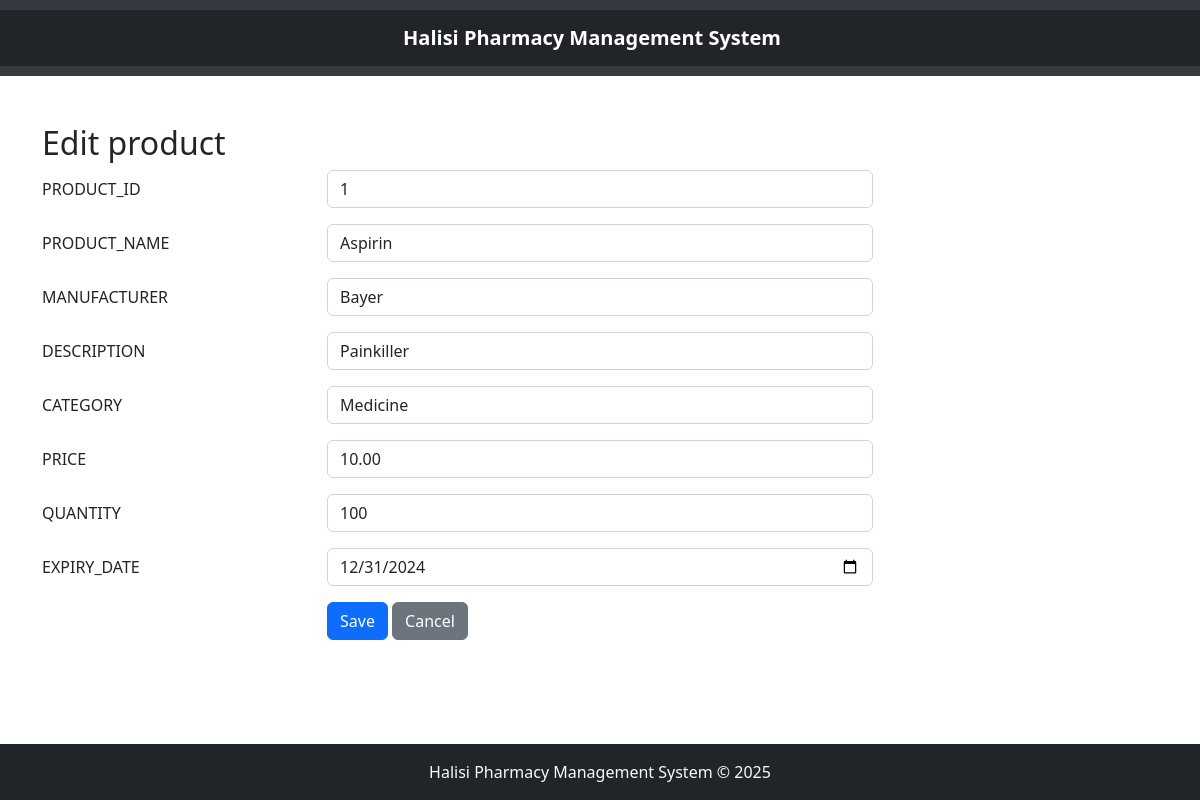
Screenshot of /inventory_management/edit.php?product_id=1 with the database file from the repository.
### tables this page shows
CREATE TABLE `inventory` (
  `product_id` int(11) NOT NULL,
  `product_name` varchar(100) NOT NULL,
  `manufacturer` varchar(100) DEFAULT NULL,
  `description` text DEFAULT NULL,
  `category` varchar(50) NOT NULL,
  `price` decimal(10,2) NOT NULL,
  `quantity` int(11) NOT NULL,
  `expiry_date` date DEFAULT NULL
);

### inventory_management/edit.php (the view, shortened to what this page needs)
<?php
   $servername = "localhost";
   $username = "root";
   $password = "";
   $dbname = "HALISI_PHARMACY_MGT_SYS";
   $conn = new mysqli($servername, $username, $password, $dbname);
   $product_name="";
   $manufacturer="";
   $description="";
   $category="";
   $price="";
   $quantity="";
   $expiry_date="";
   if ($_SERVER['REQUEST_METHOD'] == 'GET') {
    $product_id_in = $_GET["product_id"];
    $sql = "SELECT * FROM inventory WHERE product_id='$product_id_in'";
    $result = $conn->query($sql);
    $row = $result->fetch_assoc();
    $product_id_out = $row["product_id"];
    $product_name = $row["product_name"];
    $manufacturer = $row["manufacturer"];
    $description = $row["description"];
    $category = $row["category"];
    $price = $row["price"];
    $quantity = $row["quantity"];
    $expiry_date = $row["expiry_date"];
   }
?>
<!DOCTYPE html>
<html lang="en">
<head>
<?php include 'header.php'; ?>
    <link rel="stylesheet" href="/PHARMACY/bootstrap-5.2.3-dist/css/bootstrap.min.css">
</head>
<body>
    <div class="container my-5">
        <h2>Edit product</h2>
        <form method="POST">
            <div class="row mb-3">
                <label class="col-sm-3 col-form-label">PRODUCT_ID</label>
                <div class="col-sm-6">
                    <input type="text" class="form-control" name="product_id" value="<?php echo htmlspecialchars($product_id_out); ?>">
                </div>
            </div>
            <div class="row mb-3">
            <label class="col-sm-3 col-form-label">PRODUCT_NAME</label>
            <div class="col-sm-6">
                <input type="text" class="form-control" name="product_name" value="<?php echo htmlspecialchars($product_name); ?>">
            </div>
        </div>
        <div class="row mb-3">
            <label class="col-sm-3 col-form-label">MANUFACTURER</label>
            <div class="col-sm-6">
                <input type="text" class="form-control" name="manufacturer" value="<?php echo htmlspecialchars($manufacturer); ?>">
            </div>
        </div>
        <div class="row mb-3">
            <label class="col-sm-3 col-form-label">DESCRIPTION</label>
            <div class="col-sm-6">
                <input type="text" class="form-control" name="description" value="<?php echo htmlspecialchars($description); ?>">
            </div>
        </div>
        <div class="row mb-3">
            <label class="col-sm-3 col-form-label">CATEGORY</label>
            <div class="col-sm-6">
                <input type="text" class="form-control" name="category" value="<?php echo htmlspecialchars($category); ?>">
            </div>
        </div>
        <div class="row mb-3">
            <label class="col-sm-3 col-form-label">PRICE</label>
            <div class="col-sm-6">
                <input type="currency" class="form-control" name="price" value="<?php echo htmlspecialchars($price); ?>">
            </div>
        </div>
        <div class="row mb-3">
            <label class="col-sm-3 col-form-label">QUANTITY</label>
            <div class="col-sm-6">
                <input type="number" class="form-control" name="quantity" value="<?php echo htmlspecialchars($quantity); ?>">
            </div>
        </div>
        <div class="row mb-3">
            <label class="col-sm-3 col-form-label">EXPIRY_DATE</label>
            <div class="col-sm-6">
                <input type="date" class="form-control" name="expiry_date" value="<?php echo htmlspecialchars($expiry_date); ?>">
            </div>
        </div>
        <div class="row mb-3">
            <div class="col-sm-6 offset-sm-3">
                <button type="submit" class="btn btn-primary">Save</button>
                <a class="btn btn-secondary" href="/PHARMACY/inventory_management/inventory.php" role="button">Cancel</a>
            </div>
        </div>
        </form>
    </div>
</body>
<?php include 'footer.php'; ?>
</html>

### inventory_management/footer.php (style rules this page uses)
body { display: flex; flex-direction: column; min-height: 100vh; margin: 0; }

### rows the page displays
inventory: product_id "1", product_name "Aspirin", manufacturer "Bayer", description "Painkiller", category "Medicine", price "10.00", quantity "100", expiry_date "12/31/2024"
